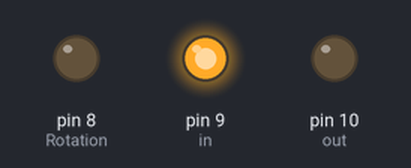
This sketch was run on a simulated Arduino Uno, built with avr-gcc and run on an emulated ATmega328P. On the bench: output pins drawn as LEDs (lit = HIGH).

Above: at 0.1 s.
At 20.0 s:
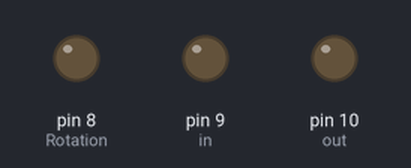
At 39.5 s:
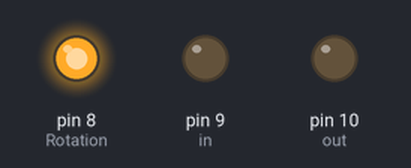
Timing chart, 0 to 40.0 s (numbered marks = the images above):
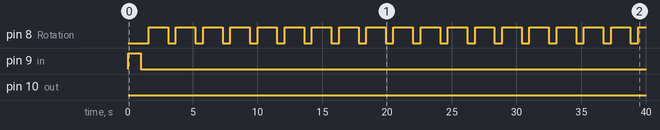

The sketch:

maqino.ino
```cpp
/* -------------------------------------------------
 Sistema de estudo para maquina de lavar roupas
 Fase de Desenvolvimento
------------------------------------------------- */

// Tempos (Alterar valores para prática)
int Delay = 1500;
int Secagem = 10000;
int Stop = 600;
int Provisorio = 1000; // vai ser substituido por ÍNPUT de sensores

// Pinos
int Rotation = 8;
int in = 9;
int out = 10;

// Codigos
void setup(){
  pinMode(Rotation, OUTPUT);
  pinMode(out, OUTPUT);
  pinMode(in, OUTPUT);
}

void esvaziar() {
  digitalWrite(out, HIGH);
  delay(Provisorio); // Trocar por controle de sensores de agua
  digitalWrite(out, LOW);
  delay(Stop); // Stop
}

void encher() {
  digitalWrite(in, HIGH);
  delay(Provisorio); // Trocar por controle de sensores de agua
  digitalWrite(in, LOW);
  delay(Stop); // Stop
}

void loop(){
  // ---------- Ciclo 1 -> Encher maquina com agua
  encher();

  // ---------- Ciclo 2 -> Lavagem
  for (int i = 0; i < 20; i++) {
    digitalWrite(Rotation,HIGH);
    delay(Delay);
    digitalWrite(Rotation,LOW);
    delay(Stop); // Stop
  }

  // ---------- Ciclo 3 -> Troca de Agua
  esvaziar();
  encher();

  // ---------- Ciclo 4 -> Enchague
  for (int i = 0; i < 25; i++) {
    digitalWrite(Rotation,HIGH);
    delay(Delay);
    digitalWrite(Rotation,LOW);
    delay(Stop); // Stop
  }

  // ---------- Ciclo 5 -> Retiragem da Agua de Enchague
  esvaziar();

  // ---------- Ciclo 6 -> Secagem
  digitalWrite(Rotation,HIGH);
  delay(Secagem);
  digitalWrite(Rotation,LOW);

  delay(Stop); // Stop
}
```

Measured:
- by itself, pin 8 (Rotation): alternates HIGH for 1.5 s and LOW for 0.60 s
- by itself, pin 9 (in): LOW → HIGH at 0.00 s, → LOW 1.0 s later
